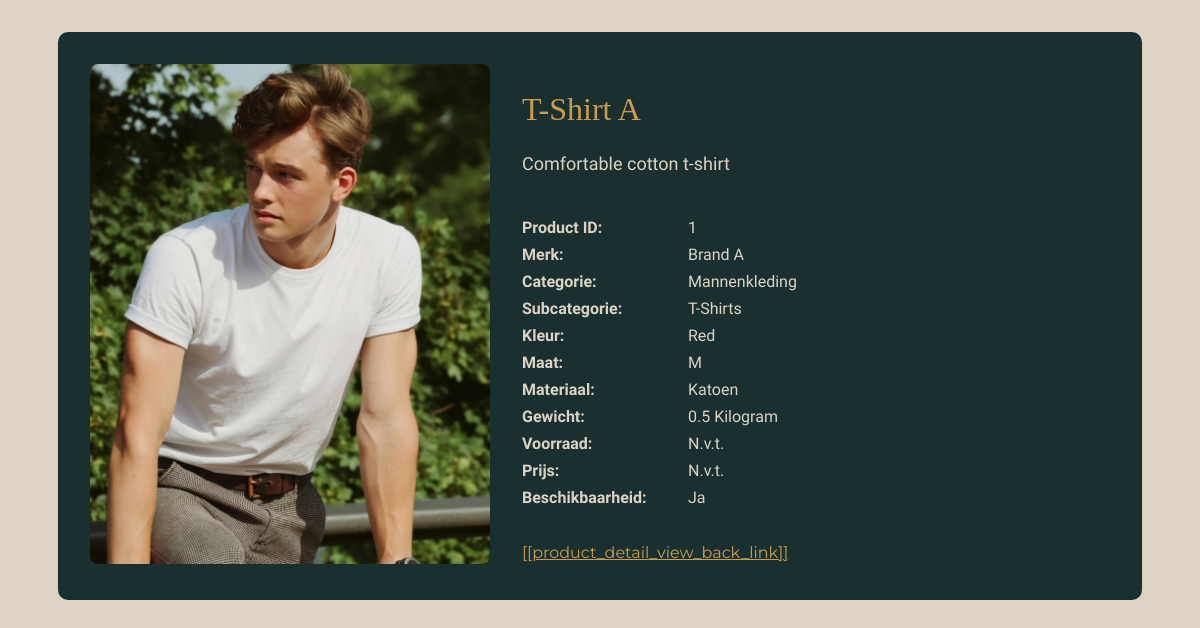
Screenshot of /product.php?id=1 with the database file from the repository.
### tables this page shows
CREATE TABLE
    `Articles` (
        `ArticleID` INT NOT NULL AUTO_INCREMENT PRIMARY KEY,
        `Name` VARCHAR(50),
        `Size` VARCHAR(10),
        `Weight` FLOAT,
        `WeightUnit` ENUM ('Gram', 'Kilogram'),
        `Color` VARCHAR(20),
        `Description` TEXT,
        `Image` BLOB,
        `Category` ENUM ('Accessoires', 'Mannenkleding', 'Vrouwenkleding'),
        `SubCategory` ENUM (
            'Jurken',
            'T-Shirts',
            'Broeken',
            'Jassen',
            'Schoenen'
        ),
        `Material` ENUM (
            'Acryl',
            'Zijde',
            'Jute',
            'Katoen',
            'Linnen',
            'Spandex'
        ),
        `Brand` VARCHAR(50) NOT NULL,
        `Availability` BOOLEAN DEFAULT FALSE
    );

### public_html/product.php (called while the page is built, shortened)
<?php
$data = require_once __DIR__ . '/../project_root/Controllers/product_detail_controller.php';
extract($data);
require_once __DIR__ . '/views/product_detail_view.php';

### project_root/Controllers/product_detail_controller.php (called while the page is built, shortened)
<?php
require_once __DIR__ . '/../repositories/ArticlesRepository.php';
$db = new Database();
$pdo = $db->getConnection();
$articlesRepo = new ArticlesRepository($pdo);
$id = (int) ($_GET['id'] ?? 0);
$artikel = $articlesRepo->findById($id);
$categorieClass = strtolower(str_replace(' ', '-', $artikel->getArticleCategory()));
return [
    'artikel' => $artikel,
    'categorieClass' => $categorieClass
];

### project_root/repositories/ArticlesRepository.php (called while the page is built, shortened)
<?php
require_once __DIR__ . '/../Models/Articles.php';
class ArticlesRepository
{
    private $pdo;
    public function __construct(PDO $pdo)
    {
        $this->pdo = $pdo;
    }
    public function findById(int $id): ?Articles
    {
        $stmt = $this->pdo->prepare("SELECT * FROM articles WHERE ArticleID = :id");
        $stmt->execute(['id' => $id]);
        $row = $stmt->fetch(PDO::FETCH_ASSOC);
        if ($row) {
            return new Articles(
                $row['ArticleID'],
                $row['Name'],
                $row['Size'],
                (float) $row['Weight'],
                $row['WeightUnit'],
                $row['Color'],
                $row['Description'],
                $row['Image'],
                $row['Category'],
                $row['SubCategory'],
                $row['Material'],
                $row['Brand'],
                (bool) $row['Availability']
            );
        }
        return null;
    }
}

### project_root/Models/Articles.php (called while the page is built, shortened)
<?php
class Articles
{
    private int $articleID;
    private string $articleName;
    private string $size;
    private float $weight;
    private string $weightUnit;
    private string $color;
    private string $articleDescription;
    private ?string $articleImagePath;
    private string $articleCategory;
    private string $articleSubCategory;
    private string $articleMaterial;
    private string $articleBrand;
    private bool $articleAvailability;
    public function __construct(int $articleID, string $articleName, string $size, float $weight, string $weightUnit, string $color, string $articleDescription, ?string $articleImagePath, string $articleCategory, string $articleSubCategory, string $articleMaterial, string $articleBrand, bool $articleAvailability)
    {
        $this->articleID = $articleID;
        $this->articleName = $articleName;
        $this->size = $size;
        $this->weight = $weight;
        $this->weightUnit = $weightUnit;
        $this->color = $color;
        $this->articleDescription = $articleDescription;
        $this->articleImagePath = $articleImagePath;
        $this->articleCategory = $articleCategory;
        $this->articleSubCategory = $articleSubCategory;
        $this->articleMaterial = $articleMaterial;
        $this->articleBrand = $articleBrand;
        $this->articleAvailability = $articleAvailability;
    }
    public function getImageUrl(): string
    {
            return 'Images/productImages/' . $this->articleID . '.jpg';
    }
    public function imageExists(): bool {
    $serverPath = __DIR__ . '/../../public_html/Images/productImages/' . $this->articleID . '.jpg';
    return file_exists($serverPath);
    }
    public function createAssociativeArray(){
        $articlesArray = array(
            'ArticleID' => $this->articleID,
            'Name' => $this->articleName,
            'Size' => $this->size,
            'Weight' => $this->weight,
            'WeightUnit' => $this->weightUnit,
            'Color' => $this->color,
            'Description' => $this->articleDescription,
            'Image' => $this->articleImagePath,
            'Category' => $this->articleCategory,
            'SubCategory' => $this->articleSubCategory,
            'Material' => $this->articleMaterial,
            'Brand' => $this->articleBrand,
            'Availability' => $this->articleAvailability
        );
        return $articlesArray;
    }
public function getArticleID() { return $this->articleID; }
public function getArticleName() { return $this->articleName; }
public function getWeight() { return $this->weight; }
public function getWeightUnit() { return $this->weightUnit; }
public function getColor() { return $this->color; }
public function getSize() { return $this->size; }
public function getArticleDescription() { return $this->articleDescription; }
public function getArticleCategory() { return $this->articleCategory; }
public function getArticleSubCategory() { return $this->articleSubCategory; }
public function getArticleMaterial() { return $this->articleMaterial; }
public function getArticleBrand() { return $this->articleBrand; }
public function getArticleAvailability() { return $this->articleAvailability; }
}
?>

### project_root/Helpers/ViewHelper.php (called while the page is built, shortened)
<?php
class ViewHelper
{
    public static function e($value): string
    {
        return htmlspecialchars((string)$value, ENT_QUOTES, 'UTF-8');
    }
    public static function eWithBreaks($value): string
    {
        return nl2br(self::e($value));
    }
}

### public_html/Lang/translator.php (called while the page is built, shortened)
<?php
class Translator
{
    public $translations = [];
    public function __construct($lang = 'nl')
    {
        $file = __DIR__ . "/$lang.php";
        if (file_exists($file)) {
            $this->translations = include $file;
        } else {
            die("Language file not found: $file");
        }
    }
    public function get(string $key): string
    {
        return $this->translations[$key] ?? "[[$key]]";
    }
}
function init_translator() {
    $lang = $_SESSION['lang'] ?? 'nl';
    return new Translator($lang);
}

### public_html/views/product_detail_view.php (the view, shortened to what this page needs)
<?php
require_once 'Lang/translator.php';
$translator = init_translator();
require_once '../project_root/Helpers/ViewHelper.php';
?>
<!DOCTYPE html>
<html lang="nl">
<head>
   <link rel="stylesheet" href="css/styles.css">
   <link rel="stylesheet" href="css/product.css">
</head>
<body>
<main>
    <div class="product-detail-container <?= $categorieClass; ?>">
    <div class="product-detail-layout">
        <div class="product-detail-image">
            <?php if ($artikel->imageExists()): ?>
                <img src="<?= $artikel->getImageUrl(); ?>" alt="Afbeelding van <?= htmlspecialchars($artikel->getArticleName()); ?>">
            <?php else: ?>
                <img src="Images/placeholder.jpg" alt="Geen afbeelding beschikbaar">
            <?php endif; ?>
        </div>
        <div class="product-detail-info">
            <h2><?= viewHelper::e($artikel->getArticleName()); ?></h2>
            <p class="product-description">
                <?= ViewHelper::eWithBreaks($artikel->getArticleDescription()); ?>
            </p>
        <ul class="product-attributes">
            <li><div class="attr-label"><?= $translator->get('product_detail_view_product_id')?></div><div class="attr-value"><?= ViewHelper::e($artikel->getArticleID()); ?></div></li>
            <li><div class="attr-label"><?= $translator->get('product_detail_view_brand')?></div><div class="attr-value"><?= ViewHelper::e($artikel->getArticleBrand()); ?></div></li>
            <li><div class="attr-label"><?= $translator->get('product_detail_view_category')?></div><div class="attr-value"><?= ViewHelper::e($artikel->getArticleCategory()); ?></div></li>
            <li><div class="attr-label"><?= $translator->get('product_detail_view_subcategory')?></div><div class="attr-value"><?= ViewHelper::e($artikel->getArticleSubCategory()); ?></div></li>
            <li><div class="attr-label"><?= $translator->get('product_detail_view_color')?></div><div class="attr-value"><?= ViewHelper::e($artikel->getColor()); ?></div></li>
            <li><div class="attr-label"><?= $translator->get('product_detail_view_size')?></div><div class="attr-value"><?= ViewHelper::e($artikel->getSize()); ?></div></li>
            <li><div class="attr-label"><?= $translator->get('product_detail_view_material')?></div><div class="attr-value"><?= ViewHelper::e($artikel->getArticleMaterial()); ?></div></li>
            <li><div class="attr-label"><?= $translator->get('product_detail_view_weight')?></div><div class="attr-value"><?= ViewHelper::e($artikel->getWeight()) . ' ' . ViewHelper::e($artikel->getWeightUnit()); ?></div></li>
            <li><div class="attr-label"><?= $translator->get('product_detail_view_stock_quantity')?></div><div class="attr-value"><?= method_exists($artikel, 'getQuantityOfStock') ? ViewHelper::e($artikel->getQuantityOfStock()) : 'N.v.t.'; ?></div></li>
            <li><div class="attr-label"><?= $translator->get('product_detail_view_price')?></div><div class="attr-value"><?= method_exists($artikel, 'getPrice') ? '€' . number_format($artikel->getPrice(), 2, ',', '.') : 'N.v.t.'; ?></div></li>
            <li><div class="attr-label"><?= $translator->get('product_detail_view_availability')?></div><div class="attr-value"><?= $artikel->getArticleAvailability() ? 'Ja' : 'Nee'; ?></div></li>
        </ul>
        <a href="productpagina.php" class="back-link"><?= $translator->get('product_detail_view_back_link') ?></a>
        </div>
    </div>
</main>
</body>
</html>

### public_html/css/styles.css (style rules this page uses)
body { margin: auto; background-color: #142227; }
h2 { font-family: "Playfair Display", serif; color: #cc9c4e; font-weight: normal; font-size: 60px; }
p { font-family: "Raleway", sans-serif; color: #dcd3c2; font-size: 20px; font-weight: 400; line-height: 2em; }

### public_html/css/product.css (style rules this page uses)
body { margin: auto; background-color: #dcd3c2; }
.product-detail-container { width: 85%; margin: 2rem auto; padding: 2rem; background-color: #1a3030; border-radius: 10px; }
.product-detail-layout { display: flex; flex-wrap: wrap; gap: 2rem; }
.product-detail-image img { max-width: 400px; width: 100%; border-radius: 8px; }
.product-detail-info { flex: 1; }
.product-detail-info h2 { font-family: "Playfair Display", serif; color: #cc9c4e; font-size: 32px; margin-bottom: 1rem; }
.product-description { font-family: "Raleway", sans-serif; font-size: 18px; color: #dcd3c2; margin-bottom: 2rem; }
.back-link { display: inline-block; margin-top: 2rem; color: #cc9c4e; font-family: "Montserrat", sans-serif; }
.product-attributes { list-style: none; padding: 0; margin: 0; }
.product-attributes li { display: flex; padding: 4px 0; font-family: "Raleway", sans-serif; gap: 1rem; align-items: flex-start; }
.attr-label { flex: 0 0 150px; font-weight: bold; color: #dcd3c2; }
.attr-value { flex: 1; color: #dcd3c2; }

### rows the page displays
articles: Name "T-Shirt A", Description "Comfortable cotton t-shirt", ArticleID "1", Brand "Brand A", Category "Mannenkleding", SubCategory "T-Shirts", Color "Red", Size "M", Material "Katoen", Weight "0.5", WeightUnit "Kilogram"

### other values shown
$translator->get('product_detail_view_product_id') "Product ID:"
$translator->get('product_detail_view_brand') "Merk:"
$translator->get('product_detail_view_category') "Categorie:"
$translator->get('product_detail_view_subcategory') "Subcategorie:"
$translator->get('product_detail_view_color') "Kleur:"
$translator->get('product_detail_view_size') "Maat:"
$translator->get('product_detail_view_material') "Materiaal:"
$translator->get('product_detail_view_weight') "Gewicht:"
$translator->get('product_detail_view_stock_quantity') "Voorraad:"
$translator->get('product_detail_view_price') "Prijs:"
$translator->get('product_detail_view_availability') "Beschikbaarheid:"
$translator->get('product_detail_view_back_link') "[[product_detail_view_back_link]]"
